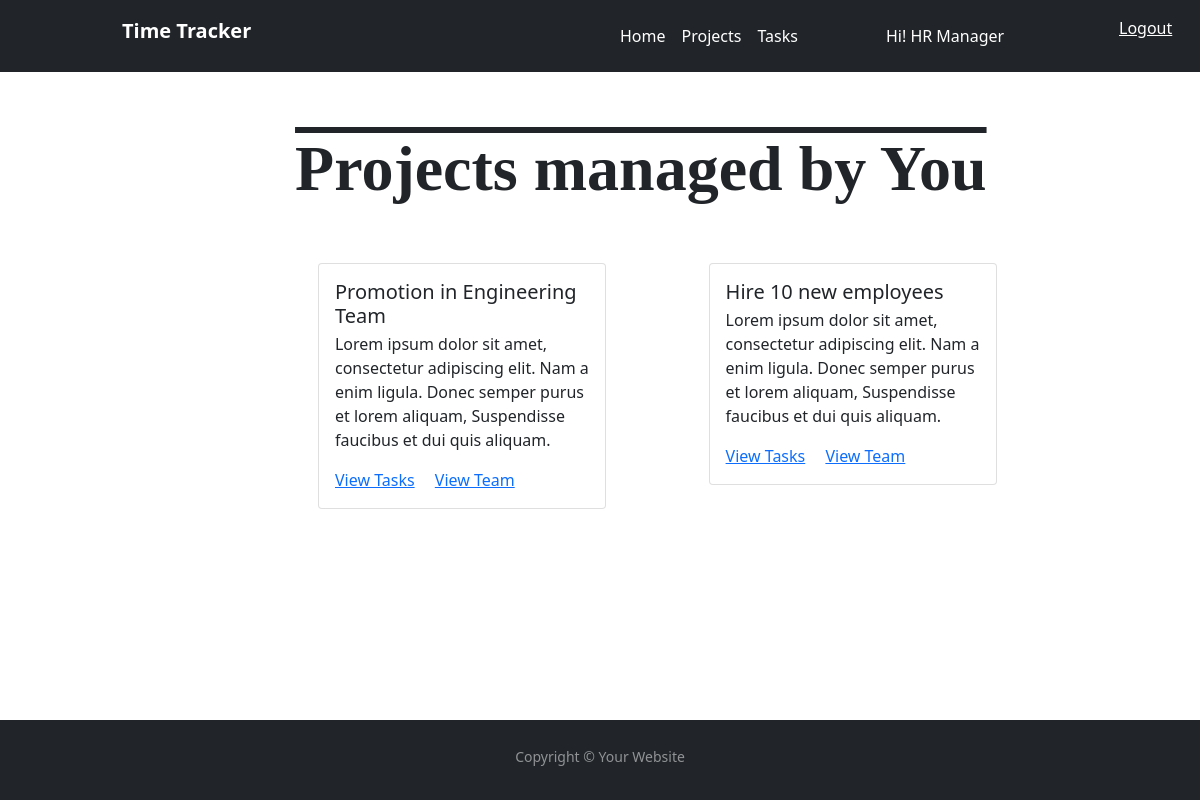
The page /dashboard (signed in) on the database its author committed.
### timetracker/models.py (models this page shows, shortened)
class Employee(db.Model, UserMixin):
    __tablename__ = 'employees'
    id = db.Column(db.Integer,primary_key=True)
    email = db.Column(db.String(64),unique=True,index=True)
    emp_id = db.Column(db.String(64),unique=True,index=True)
    first_name = db.Column(db.String(64))
    last_name = db.Column(db.String(64))
    password_hash = db.Column(db.String(128))
    department_id = db.Column(db.Integer, db.ForeignKey('departments.id'))
    projects =db.relationship('Project', backref='pm',
                                lazy='dynamic')
    tasks = db.relationship("Task", backref = "assigned_to",lazy='dynamic')
    is_admin = db.Column(db.Boolean, default=False)
    is_manager = db.Column(db.Boolean, default=False)

class Project(db.Model):
    __tablename__ = 'projects'
    id = db.Column(db.Integer, primary_key=True)
    name = db.Column(db.String(60), unique=True)
    date = db.Column(db.DateTime, nullable=False, default=datetime.utcnow)
    department_id = db.Column(db.Integer, db.ForeignKey('departments.id'), )
    project_manager = db.Column(db.String, db.ForeignKey('employees.emp_id'), )
    tasks = db.relationship('Task', backref='project_belong_to', lazy=True)

### timetracker/users/views.py (the view)
@users.route("/dashboard")
@login_required
def dashboard():
    projects = Project.query.filter_by(project_manager=current_user.emp_id).order_by(Project.date.desc()).all()
    employees = []
    for p in projects:
        tasks = p.tasks
        for t in tasks:
            assignee = t.assignee
            if assignee not in employees:
                employees.append(assignee)
    reporting_employees = [Employee.query.filter_by(emp_id=e).first() for e in employees ]
    return render_template("users/dashboard.html", title="Dashboard", projects = projects)

### timetracker/models.py (called while the page is built)
@login_manager.user_loader
def load_user(user_id):
    return Employee.query.get(user_id)

### timetracker/templates/users/dashboard.html (shortened to what this page needs)
{% extends "base.html" %}
{% block content %}
<div class="container-fluid">
     <div class="container cards-container">
        <h1 class="page-heading"> <b>Projects managed by You</b></h1>
           <div class="row project-row">
               {% for item in projects %}
               <div class="col-sm-6 project-tile">
                   <div class="card" style="width: 18rem;">
                      <div class="card-body">
                         <h5 class="card-title">{{ item.name }}</h5>
                                <p class="card-text"> Lorem ipsum dolor sit amet, consectetur adipiscing elit. Nam a enim ligula. Donec semper purus et lorem aliquam, Suspendisse faucibus et dui quis aliquam.</p>
                                <a href="/projects/{{ item.id }}/tasks" class="card-link">View Tasks</a>
                                <a href="#" class="card-link">View Team</a>
                      </div>
                   </div>
               </div>
               {% endfor %}
           </div>
    </div>
</div>
{% endblock content%}

### timetracker/templates/base.html (shortened to what this page needs)
<!DOCTYPE html>
<html lang="en" xmlns="http://www.w3.org/1999/html">
<head>
   <link href="https://cdn.jsdelivr.net/npm/bootstrap@5.1.3/dist/css/bootstrap.min.css" rel="stylesheet">
    <link href="{{ url_for('static', filename='css/style.css') }}" rel="stylesheet">
</head>
<body>
<section id="header">
    <div id="gloablnav">
      <nav class="navbar navbar-expand-lg navbar-dark bg-dark">
          <div class="container-fluid">
              <div class="container">
                  <div class = "row">
                      <div class="col-lg-6">
                        {% if current_user.is_admin %}
                        <a class="navbar-brand" href="{{ url_for('admin.admin_dashboard') }}"><b>Time Tracker</b></a>
                         {% else %}
                         <a class="navbar-brand" href="{{ url_for('users.dashboard') }}"><b>Time Tracker</b></a>
                         {% endif %}
                      </div>
                      <div class="col-lg-5">
                          <div class="navbar-nav">
                          {% if current_user.is_authenticated %}
                              {% if current_user.is_admin %}
                                 <a class="nav-link active" aria-current="page" href="{{ url_for('admin.admin_dashboard') }}">Home</a>
                                 <a class="nav-link active" aria-current="page" href="{{ url_for('admin.list_departments' ) }}">Departments</a>
                                 <a class="nav-link active" href="{{ url_for('admin.list_employees') }}">Employees</a>
                              {% else %}
                                 <a class="nav-link active" aria-current="page" href="{{ url_for('users.dashboard') }}">Home</a>
                                 <a class="nav-link active" href="#">Projects</a>
                                 <a class="nav-link active" href="#">Tasks</a>
                              {% endif %}
                            <p class="greetings">Hi! {{ current_user.first_name }}<p/>
                            {% endif %}
                          </div>
                      </div>
                      <div class="col-lg-1">
                          <a class="logout" href=" {{ url_for('users.logout') }}">Logout</a>
                      </div>
                  </div>
              </div>
          </div>
      </nav>
    </div>
</section>
{% block content %}
{% endblock %}
<footer id= "footer" class="flex-shrink-0 py-4 bg-dark text-white-50">
    <div class="container text-center">
      <small>Copyright &copy; Your Website</small>
    </div>
  </footer>
</body>
</html>

### timetracker/static/css/style.css (style rules this page uses)
.navbar-brand { margin-left: 5rem; }
.navbar { padding-top: 1rem; }
.logout { margin-top: 0.5rem; margin-left: 2rem; color: #ffff; }
.greetings { margin-top: 0.5rem; margin-left: 5rem; color: #ffff; }
#footer { position:fixed; left:0px; bottom:0px; height:5rem; width:100%; }
.cards-container { margin: 5% 5%; }
.page-heading { text-align: center; margin-bottom: 5%; text-decoration: overline; font-family: cursive; font-size: 4rem; }
.project-row { margin-left: 20%; margin-right: 10%; }
.project-tile { margin-bottom: 5%; }

### rows shown on the page
Employee: first_name "HR Manager"
Project: name "Promotion in Engineering Team"
Project: name "Hire 10 new employees"
